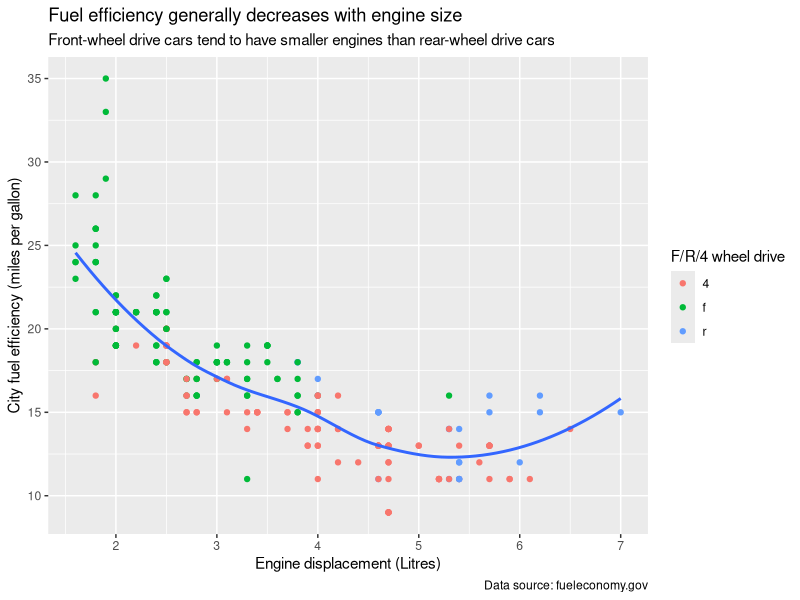
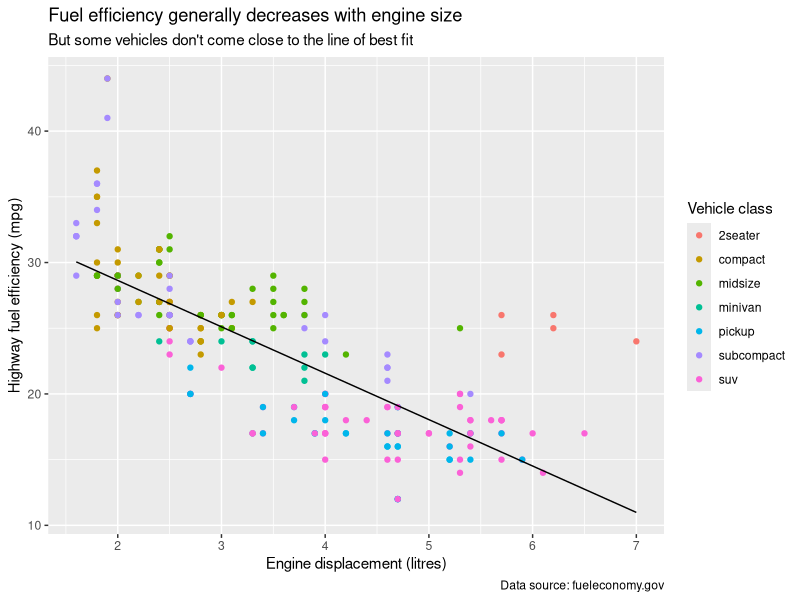
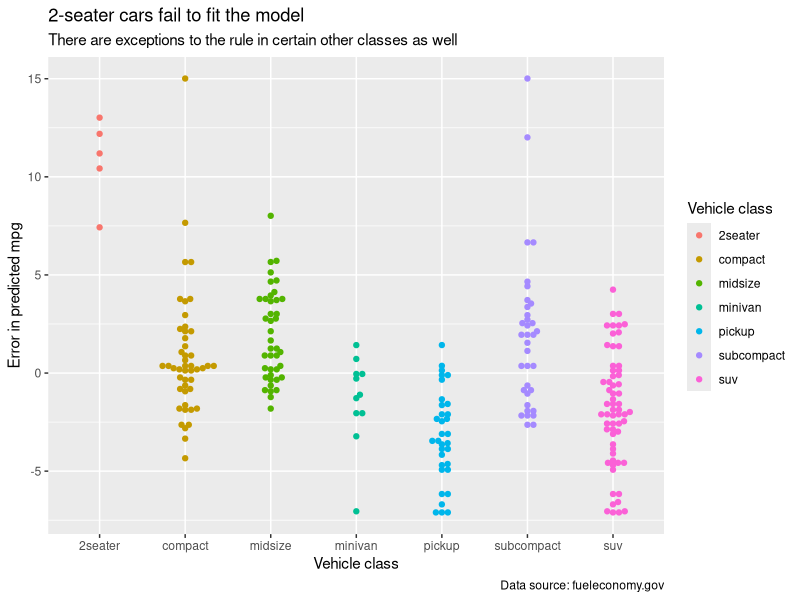
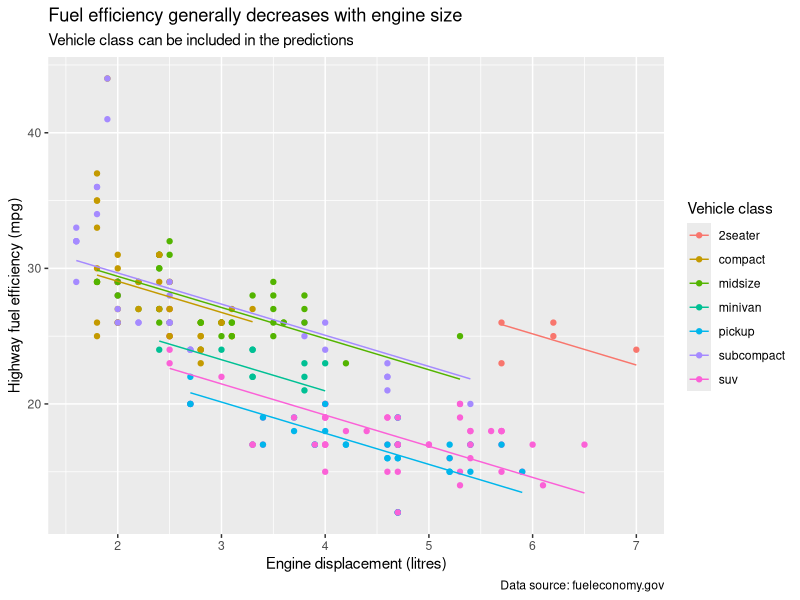
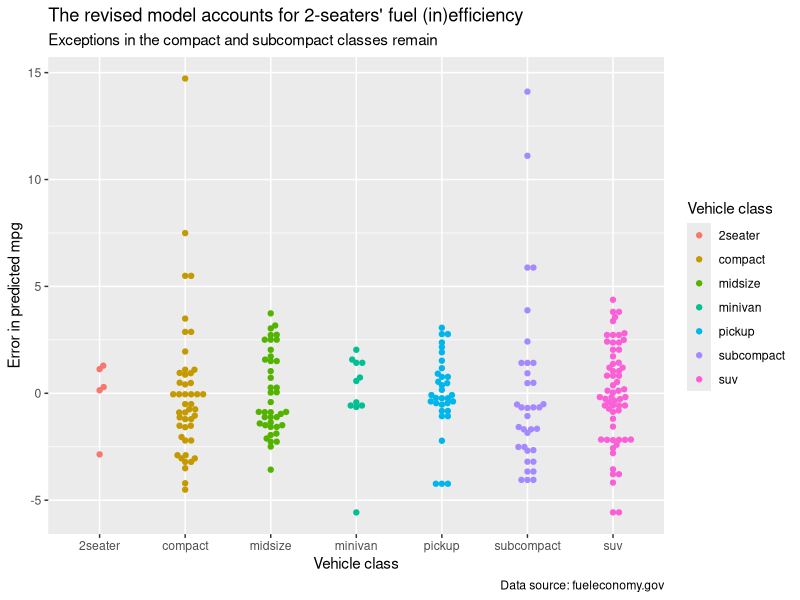
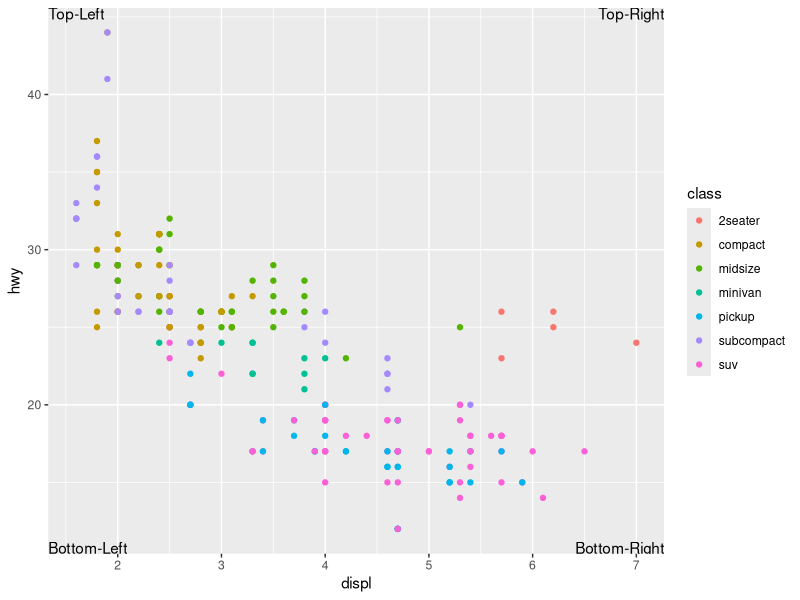
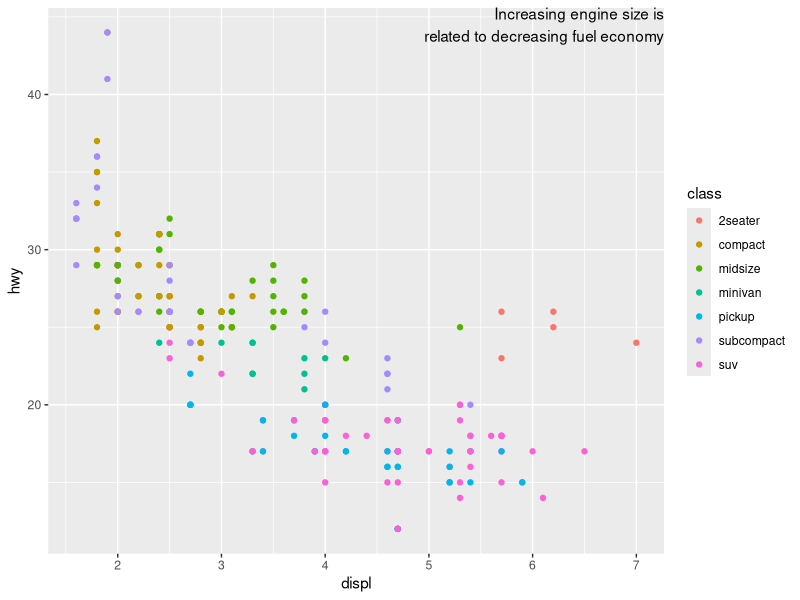
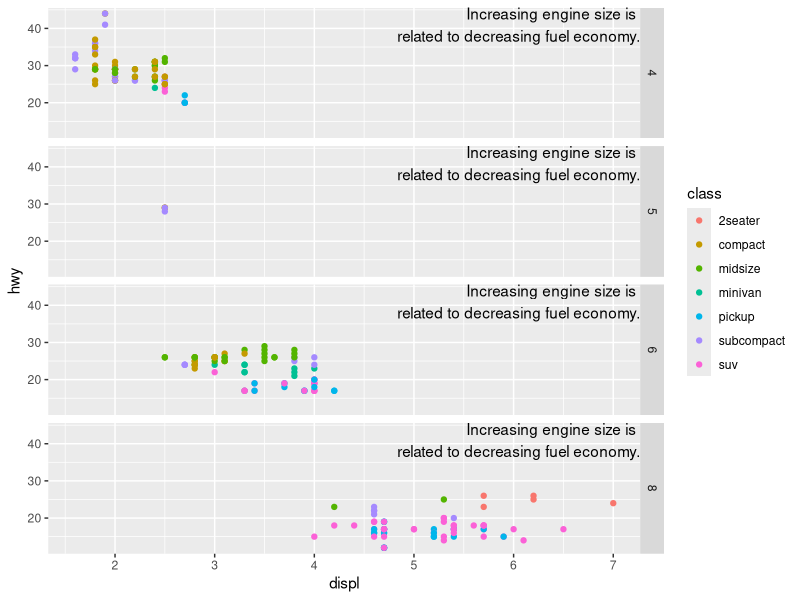

These figures' R source, in order: (Note: this script raises an error after producing the figures.)
## ---- chunk 1
library(tidyverse)
## ---- chunk 2
mpg %>%
  ggplot(aes(displ, cty)) +
    geom_point(aes(colour = drv)) +
    geom_smooth(se = FALSE) +
    labs(
      title = "Fuel efficiency generally decreases with engine size",
      subtitle = "Front-wheel drive cars tend to have smaller engines than rear-wheel drive cars",
      caption = "Data source: fueleconomy.gov",
      x = "Engine displacement (Litres)",
      y = "City fuel efficiency (miles per gallon)",
      colour = "F/R/4 wheel drive"
    )
## ---- chunk 3
library(modelr)
library(ggbeeswarm)
mod1 <- lm(hwy ~ displ, data = mpg)
mpg1 <- add_predictions(mpg, mod1)
mpg1 <- add_residuals(mpg1, mod1)
ggplot(mpg1, aes(displ, hwy)) +
  geom_point(aes(colour = class)) +
  geom_line(aes(y = pred)) +
  labs(
    title = "Fuel efficiency generally decreases with engine size",
    subtitle = "But some vehicles don't come close to the line of best fit",
    caption = "Data source: fueleconomy.gov",
    x = "Engine displacement (litres)",
    y = "Highway fuel efficiency (mpg)",
    colour = "Vehicle class"
  )
ggplot(mpg1, aes(class, resid)) +
  geom_beeswarm(aes(colour = class)) +
  labs(
    title = "2-seater cars fail to fit the model",
    subtitle = "There are exceptions to the rule in certain other classes as well",
    caption = "Data source: fueleconomy.gov",
    x = "Vehicle class",
    y = "Error in predicted mpg",
    colour = "Vehicle class"
  )
## ---- chunk 4
mod2 <- lm(hwy ~ displ + class, data = mpg)
mpg2 <- add_predictions(mpg, mod2)
mpg2 <- add_residuals(mpg2, mod2)
ggplot(mpg2, aes(displ, hwy, colour = class)) +
  geom_point() +
  geom_line(aes(y = pred)) +
  labs(
    title = "Fuel efficiency generally decreases with engine size",
    subtitle = "Vehicle class can be included in the predictions",
    caption = "Data source: fueleconomy.gov",
    x = "Engine displacement (litres)",
    y = "Highway fuel efficiency (mpg)",
    colour = "Vehicle class"
  )
ggplot(mpg2, aes(class, resid)) +
  geom_beeswarm(aes(colour = class)) +
  labs(
    title = "The revised model accounts for 2-seaters' fuel (in)efficiency",
    subtitle = "Exceptions in the compact and subcompact classes remain",
    caption = "Data source: fueleconomy.gov",
    x = "Vehicle class",
    y = "Error in predicted mpg",
    colour = "Vehicle class"
  )
## ---- chunk 5
labels <- tibble(
  x = c(-Inf, -Inf, Inf, Inf),
  y = c(Inf, -Inf, Inf, -Inf),
  lab = c("Top-Left", "Bottom-Left", "Top-Right", "Bottom-Right"),
  v = c("top", "bottom", "top", "bottom"),
  h = c("left", "left", "right", "right")
)
ggplot(data = mpg, aes(displ, hwy)) +
  geom_point(aes(colour = class)) +
  geom_text(aes(x = x, y = y, label = lab, vjust = v, hjust = h), data = labels)
## ---- chunk 6
?annotate

ggplot(data = mpg, aes(displ, hwy)) +
  geom_point(aes(colour = class)) +
  annotate(
    "text",
    label = "Increasing engine size is\nrelated to decreasing fuel economy",
    x = Inf,
    y = Inf,
    vjust = "top",
    hjust = "right"
  )
## ---- chunk 7
label <- tibble(
  displ = Inf,
  hwy = Inf,
  label = "Increasing engine size is \nrelated to decreasing fuel economy."
)

ggplot(data = mpg, aes(displ, hwy)) +
  geom_point(aes(colour = class)) +
  geom_text(aes(label = label), data = label, vjust = "top", hjust = "right") +
  facet_grid( cyl ~ . )
## ---- chunk 8
facet_labels <- tibble(
  cyl = c(4, 5, 6, 8),
  displ = Inf,
  hwy = Inf,
  label = c("4 cylinders", "5 cylinders", "6 cylinders", "8 cylinders")
)

ggplot(data = mpg, aes(displ, hwy)) +
  geom_point(aes(colour = class)) +
  geom_text(aes(label = label), data = facet_labels, vjust = "top", hjust = "right") +
  facet_grid( cyl ~ . )
## ---- chunk 9
?geom_label
## ---- chunk 10
?arrow
## ---- chunk 11
ggplot(mpg, aes(displ, hwy, colour = class)) +
  geom_point() +
  geom_segment(
    aes(x = 6.5, y = 40, xend = 6, yend = 27),
    arrow = arrow(type = "closed")
  )
ggplot(mpg, aes(displ, hwy, colour = class)) +
  geom_point() +
  geom_segment(
    aes(x = 6.5, y = 40, xend = 6, yend = 27),
    arrow = arrow(length = unit(0.1, "inches"), ends = "first")
  )
ggplot(mpg, aes(displ, hwy, colour = class)) +
  geom_point() +
  geom_segment(
    aes(x = 6.5, y = 40, xend = 6, yend = 27),
    arrow = arrow(ends = "both", angle = 90)
  )
## ---- chunk 12
# Create a sample data frame to run the code
df <- tibble(
  x = rnorm(1000),
  y = rnorm(1000)
)
ggplot(df, aes(x, y)) +
  geom_hex() +
  scale_colour_gradient(low = "white", high = "red") +
  coord_fixed()
## ---- chunk 13
ggplot(df, aes(x, y)) +
  geom_hex() +
  scale_fill_gradient(low = "white", high = "red") +
  coord_fixed()
## ---- chunk 14
ggplot(df, aes(x, y)) +
  geom_hex() +
  scale_fill_gradient("First argument", low = "white", high = "red") +
  coord_fixed()
## ---- chunk 15
# 1. Combining the two variants shown above
presidential %>%
  mutate(id = 33 + row_number()) %>%
  ggplot(aes(start, id, colour = party)) +
    geom_point() +
    geom_segment(aes(xend = end, yend = id)) +
    scale_x_date(NULL, breaks = presidential$start, date_labels = "'%y") +
    scale_colour_manual(values = c(Republican = "red", Democratic = "blue"))
## ---- chunk 16
# 2. Improving the display of the y axis
presidential %>%
  mutate(id = 33 + row_number()) %>%
  ggplot(aes(start, id, colour = party)) +
    geom_point() +
    geom_segment(aes(xend = end, yend = id)) +
    scale_x_date(NULL, breaks = presidential$start, date_labels = "'%y") +
    scale_y_continuous("President", breaks = seq(34, 44, by = 1)) +
    scale_colour_manual(values = c(Republican = "red", Democratic = "blue"))
## ---- chunk 17
# 3. Labelling each term with the name of the president
presidential %>%
  mutate(id = 33 + row_number()) %>%
  ggplot(aes(start, id, colour = party)) +
    geom_point() +
    geom_segment(aes(xend = end, yend = id)) +
    scale_x_date(NULL, breaks = presidential$start, date_labels = "'%y") +
    scale_y_continuous("President", labels = presidential$name, breaks = seq(34, 44, by = 1)) +
    scale_colour_manual(values = c(Republican = "red", Democratic = "blue"))
## ---- chunk 18
library(stringr)
presidential %>%
  mutate(id = 33 + row_number()) %>%
  ggplot(aes(start, id, colour = party)) +
    geom_point() +
    geom_segment(aes(xend = end, yend = id)) +
    scale_x_date(NULL, breaks = presidential$start, date_labels = "'%y") +
    scale_y_continuous("President", labels = str_c(presidential$name, " (", seq(34, 44, by = 1), ")"), breaks = seq(34, 44, by = 1)) +
    scale_colour_manual(values = c(Republican = "red", Democratic = "blue"))
## ---- chunk 19
# 4. Adding informative plot labels
presidential %>%
  mutate(id = 33 + row_number()) %>%
  ggplot(aes(start, id, colour = party)) +
    geom_point() +
    geom_segment(aes(xend = end, yend = id)) +
    scale_x_date(NULL, breaks = presidential$start, date_labels = "'%y") +
    scale_y_continuous("President", labels = str_c(presidential$name, " (", seq(34, 44, by = 1), ")"), breaks = seq(34, 44, by = 1)) +
    scale_colour_manual(values = c(Republican = "red", Democratic = "blue")) +
  labs(
    title = "Terms of 11 U.S. Presidents",
    subtitle = "from Eisenhower to Obama",
    colour = "Party"
  )
## ---- chunk 20
# 5. Placing breaks every 4 years (this is trickier than it seems!)
library(lubridate)
presidential %>%
  mutate(id = 33 + row_number()) %>%
  ggplot(aes(start, id, colour = party)) +
    geom_point() +
    geom_segment(aes(xend = end, yend = id)) +
    scale_x_date(NULL, breaks = make_date(seq(min(year(presidential$start)), max(year(presidential$end)), by = 4)), date_labels = "'%y") +
    scale_y_continuous("President", labels = str_c(presidential$name, " (", seq(34, 44, by = 1), ")"), breaks = seq(34, 44, by = 1)) +
    scale_colour_manual(values = c(Republican = "red", Democratic = "blue")) +
  labs(
    title = "Terms of 11 U.S. Presidents",
    subtitle = "from Eisenhower to Obama",
    colour = "Party"
  )
## ---- chunk 21
ggplot(diamonds, aes(carat, price)) +
  geom_point(aes(colour = cut), alpha = 1/20)
## ---- chunk 22
ggplot(diamonds, aes(carat, price)) +
  geom_point(aes(colour = cut), alpha = 1/20) +
  guides(colour = guide_legend(override.aes = list(alpha = 1)))
